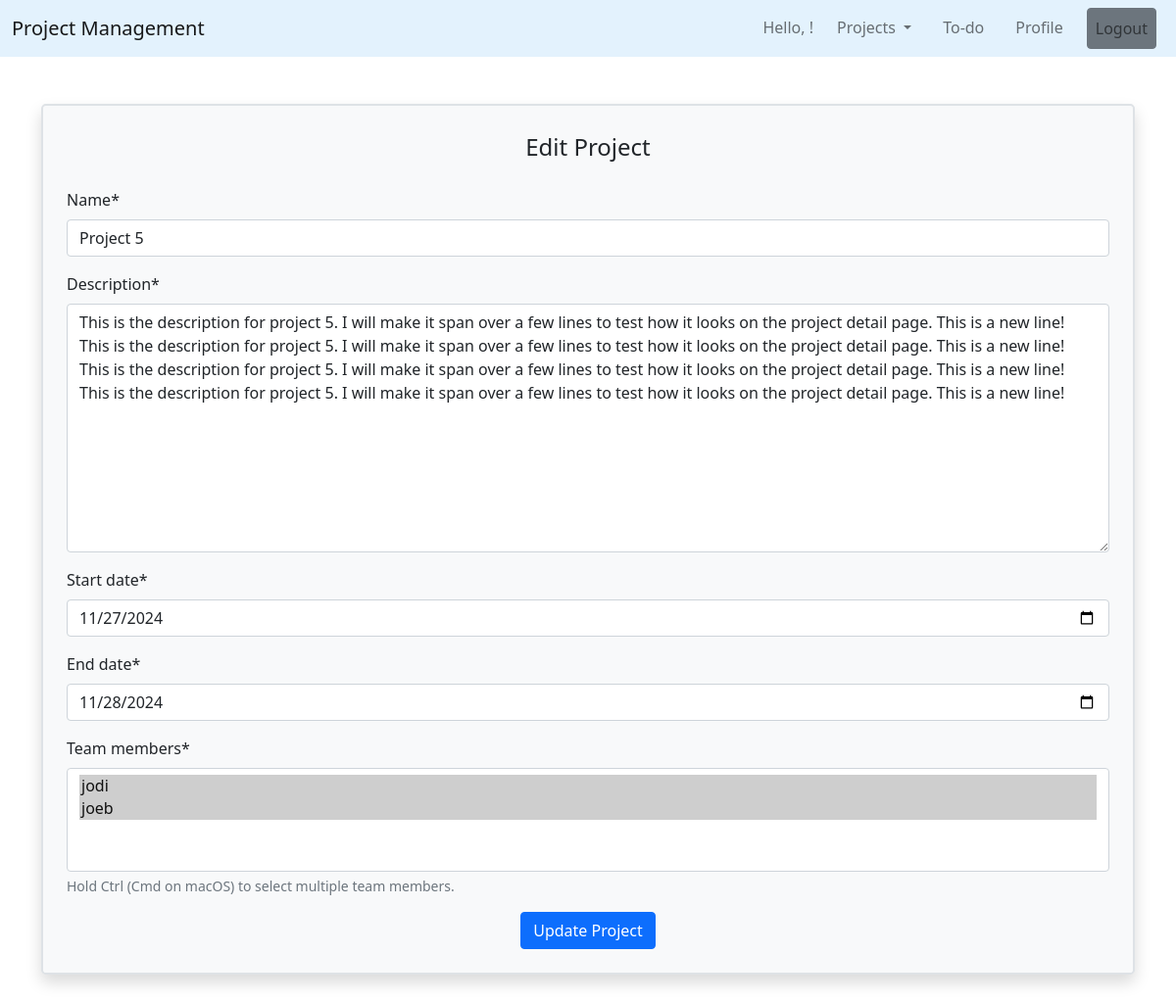
/projects/project/5/update/ (signed in), run on an earlier commit of the app's database.
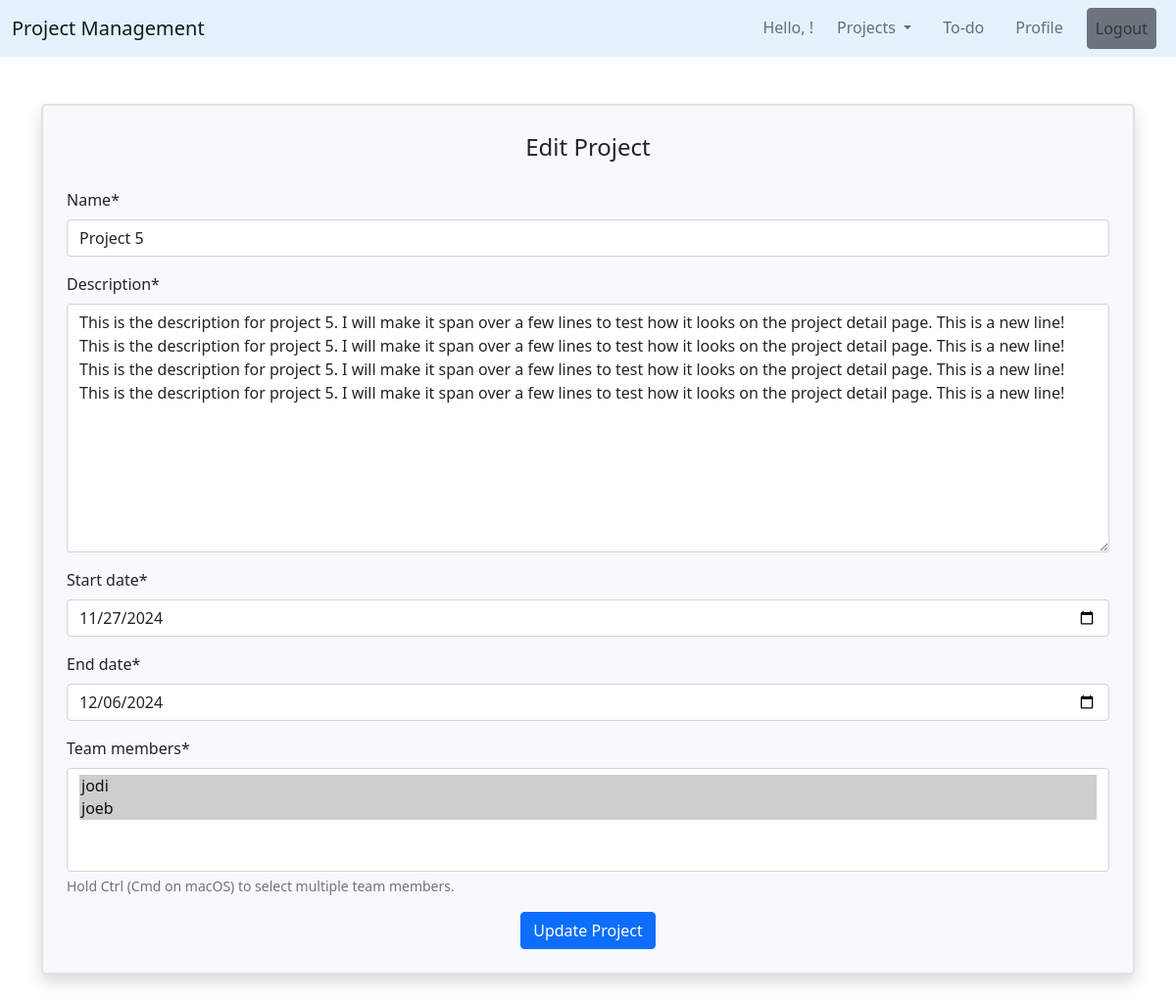
And on a later commit of the database.
### projects/models.py (models this page shows, shortened)
class Project(models.Model):
    STATUS_CHOICES = [
        ('Not Started', 'Not Started'),
        ('In Progress', 'In Progress'),
        ('Completed', 'Completed'),
    ]
    name = models.CharField(max_length=200)
    description = models.TextField()
    created_by = models.ForeignKey(User, on_delete=models.CASCADE)
    start_date = models.DateField(default=date.today)
    end_date = models.DateField(default= date.today() + timedelta(1))
    completion_date = models.DateField(null=True)
    team_members = models.ManyToManyField(User, related_name='projects')
    status = models.CharField(max_length=50, choices=STATUS_CHOICES, default='Not Started')

### projects/views.py (the view, shortened to what this page needs)
# urls.py: path('project/<int:pk>/update/', ProjectUpdateView.as_view(), name='project-update'),
class ProjectUpdateView(LoginRequiredMixin, UserPassesTestMixin, UpdateView):
    model = Project
    form_class = ProjectForm
    def test_func(self):
        project = self.get_object()
        if self.request.user == project.created_by:
            return True
        return False

### projects/forms.py (shortened to what this page needs)
class ProjectForm(forms.ModelForm):
    class Meta:
        model = Project
        fields = ['name', 'description', 'start_date', 'end_date', 'team_members']
        widgets = {
            'start_date': forms.DateInput(attrs={'type': 'date'}),
            'end_date': forms.DateInput(attrs={'type': 'date'}),
        }
        help_texts = {
            'team_members': 'Hold Ctrl (Cmd on macOS) to select multiple team members.',
        }

### projects/templates/projects/project_form.html (shortened to what this page needs)
{% extends "projects/base.html" %}
{% load crispy_forms_tags %}
{% block content %}
    <div class="container py-5">
        <div class="content-section bg-light text-dark rounded-3 border border-2 p-4 shadow">
            <form method="POST">
                <fieldset class="form-group">
                    <legend class="mb-4 text-center">
                        {% if form.instance.pk %}
                            Edit Project
                        {% else %}
                            New Project
                        {% endif %}
                    </legend>
                    {{ form|crispy }}
                </fieldset>
                <div class="text-center">
                    <button class="btn btn-primary" type="submit">
                        {% if form.instance.pk %}
                            Update Project
                        {% else %}
                            Create Project
                        {% endif %}
                    </button>
                </div>
            </form>
        </div>
    </div>
{% endblock content %}

What changed in the data, as far as the page shows it:
changed Project "Project 5": end_date "11/28/2024" → "12/06/2024"
